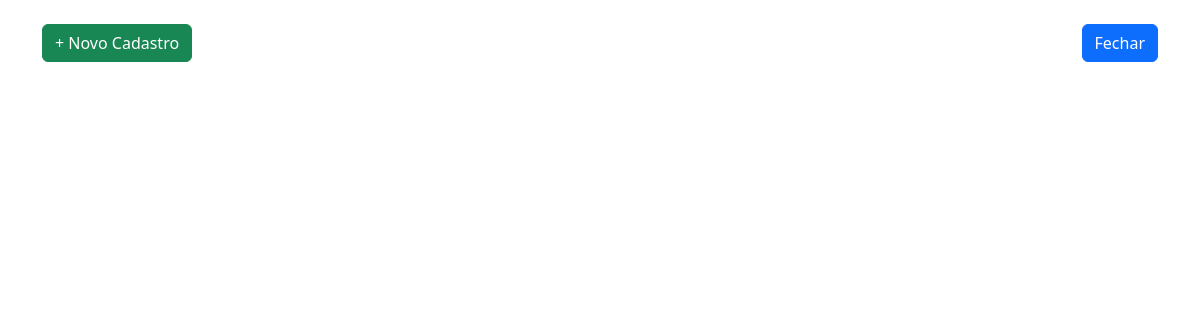
/views/user/viagemView/indexViagem.php, run on an earlier commit of the app's database.
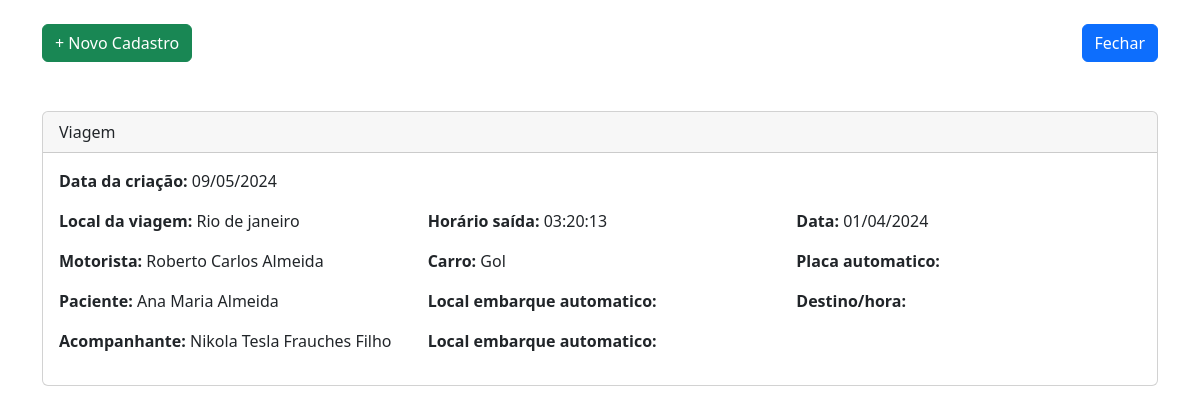
And on a later commit of the database.
### tables this page shows
CREATE TABLE IF NOT EXISTS `viagens` (
  `id` int NOT NULL AUTO_INCREMENT,
  `local_viagem` varchar(80) NOT NULL,
  `destino` varchar(80) NOT NULL,
  `hora_saida` time NOT NULL,
  `data_viagem` date NOT NULL,
  `id_carro` int NOT NULL,
  `id_motorista` int NOT NULL,
  `id_paciente` int NOT NULL,
  `id_acompanhante` int NOT NULL,
  `created` datetime NOT NULL,
  PRIMARY KEY (`id`),
  KEY `id_acompanhante` (`id_acompanhante`),
  KEY `id_carro` (`id_carro`),
  KEY `id_motorista` (`id_motorista`),
  KEY `id_paciente` (`id_paciente`)
);

CREATE TABLE IF NOT EXISTS `motoristas` (
  `id` int NOT NULL AUTO_INCREMENT,
  `nome_motorista` varchar(150) NOT NULL,
  `telefone` varchar(15) NOT NULL,
  `created` datetime NOT NULL,
  `modified` datetime DEFAULT NULL,
  PRIMARY KEY (`id`)
);

CREATE TABLE IF NOT EXISTS `carros` (
  `id` int NOT NULL AUTO_INCREMENT,
  `modelo` varchar(50) NOT NULL,
  `placa` varchar(10) NOT NULL,
  `renavam` varchar(15) NOT NULL,
  `ano` year NOT NULL,
  `cor` varchar(10) NOT NULL,
  `combustivel` varchar(15) NOT NULL,
  `vagas` int NOT NULL,
  `tipo_carro` varchar(80) NOT NULL,
  `marca` varchar(80) NOT NULL,
  `data_vencimento` date DEFAULT NULL,
  `id_seguradora` int NOT NULL,
  `created` datetime NOT NULL,
  `modified` datetime DEFAULT NULL,
  PRIMARY KEY (`id`),
  KEY `id_seguradora` (`id_seguradora`)
);

CREATE TABLE IF NOT EXISTS `pacientes` (
  `id` int NOT NULL AUTO_INCREMENT,
  `nome_paciente` varchar(50) NOT NULL,
  `rg` varchar(11) NOT NULL,
  `cpf` varchar(11) NOT NULL,
  `cns` varchar(20) NOT NULL,
  `celular` varchar(9) NOT NULL,
  `endereco` varchar(50) NOT NULL,
  `numero` varchar(3) NOT NULL,
  `bairro` varchar(50) NOT NULL,
  `cidade` varchar(50) NOT NULL,
  `cep` varchar(8) NOT NULL,
  `embarque` varchar(200) NOT NULL,
  `referencia` varchar(200) DEFAULT NULL,
  `id_situacao` int NOT NULL,
  `id_unidade_usf` int NOT NULL,
  `created` datetime NOT NULL,
  `modified` datetime DEFAULT NULL,
  PRIMARY KEY (`id`),
  KEY `id_situacao` (`id_situacao`),
  KEY `id_unidade_usf` (`id_unidade_usf`)
);

CREATE TABLE IF NOT EXISTS `acompanhantes` (
  `id` int NOT NULL AUTO_INCREMENT,
  `nome_acompanhante` varchar(200) NOT NULL,
  `rg` varchar(20) NOT NULL,
  `cpf` varchar(20) NOT NULL,
  `endereco` varchar(200) NOT NULL,
  `numero` varchar(5) NOT NULL,
  `bairro` varchar(60) NOT NULL,
  `cidade` varchar(60) NOT NULL,
  `cep` varchar(10) NOT NULL,
  `embarque` varchar(200) NOT NULL,
  `referencia` varchar(200) DEFAULT NULL,
  `id_situacao` int NOT NULL,
  `celular` varchar(15) NOT NULL,
  `created` datetime NOT NULL,
  `modified` datetime DEFAULT NULL,
  PRIMARY KEY (`id`),
  KEY `id_situacao` (`id_situacao`)
);

### config/conexao.php (called while the page is built, shortened)
<?php
class Banco
{
    protected $mysqli;
    private function conexao($servidor, $usuario, $senha, $banco)
    {
        try {
            $this->mysqli = new mysqli($servidor, $usuario, $senha, $banco);
        } catch (Exception $e) {
            die($e->getMessage());
        }
    }
    public function getConexao()
    {
        return $this->mysqli;
    }
}
?>

### controllers/Viagem/ViagemListarController.php (called while the page is built)
<?php
require_once (__DIR__ ."/../../models/ViagemModel.php");
class listarViagem
{
    private $listar;
    public function __construct()
    {
        $this->listar = new Viagem();
    }
    public function listarTodos()
    {
        return $this->listar->listarViagens();
    }
}
?>

### models/ViagemModel.php (called while the page is built, shortened)
<?php
require_once (__DIR__ ."/../dao/ViagemDAO.php");
class Viagem extends Banco {
     private $viagemDAO;
    public function __construct()
    {
        $this->viagemDAO= new ViagemDAO();
    }
    public function listarViagens(){
        return $this->viagemDAO->getViagem();
    }
}
?>

### dao/ViagemDao.php (called while the page is built, shortened)
<?php
require_once(__DIR__ . "/../config/conexao.php");
class ViagemDAO {
    protected $conexao;
    public function __construct() {
        $this->conexao = new Banco();
    }
    public function getViagem() {
        try {
            $stmt = $this->conexao->getConexao()->prepare("SELECT v.*, c.modelo, m.nome_motorista,p.nome_paciente,a.nome_acompanhante
                                                           FROM viagens v
                                                           INNER JOIN carros c ON v.id_carro = c.id
                                                           INNER JOIN motoristas m ON v.id_motorista = m.id
                                                           INNER JOIN pacientes p ON v.id_paciente = p.id
                                                           INNER JOIN acompanhantes a ON v.id_acompanhante =a.id
                                                           ORDER BY v.id DESC");
            $stmt->execute();
            $result = $stmt->get_result();
            $pacientes = $result->fetch_all(MYSQLI_ASSOC);
            return $pacientes;
        } catch (Exception $e) {
            echo "Erro ao listar viagem: " . $e->getMessage();
            return [];
        }
    }
}
?>

### views/user/viagemView/indexViagem.php (the view, shortened to what the changed rows need)
<?php
require_once("../../../controllers/Viagem/ViagemListarController.php");
$controller = new listarViagem();
$row = $controller->listarTodos();
?>
<!DOCTYPE html>
<html lang="pt-br">
    <head>
        <link href="https://cdn.jsdelivr.net/npm/bootstrap@5.2.1/dist/css/bootstrap.min.css" rel="stylesheet"
>
    </head>
    <body>
        <div class="container">
            <?php foreach ($row as $value):?>
                <div class="card">
                    <div class="card-header">Viagem</div>
                    <div class="card-body">
                        <div class="row">
                            <div class="col-md-4">
                                <p><strong>Data da criação:</strong> <?php echo date('d/m/Y', strtotime($value['created'])); ?>  </p>
                            </div>
                        </div>
                        <div class="row">
                            <div class="col-md-4">
                                <p><strong>Local da viagem:</strong> <?php echo $value['local_viagem']; ?>  </p>
                            </div>
                            <div class="col-md-4">
                                <p><strong>Horário saída:</strong> <?php echo $value['hora_saida']; ?> </p>
                            </div>
                            <div class="col-md-4">
                                <p><strong>Data:</strong> <?php echo date('d/m/Y', strtotime($value['data_viagem'])); ?> </p>
                            </div>
                        </div>
                        <div class="row">
                            <div class="col-md-4">
                                <p><strong>Motorista:</strong> <?php echo $value['nome_motorista']; ?>  </p>
                            </div>
                            <div class="col-md-4">
                                <p><strong>Carro:</strong> <?php echo $value['modelo']; ?> </p>
                            </div>
                            <div class="col-md-4">
                                <p><strong>Placa automatico:</strong>  </p>
                            </div>
                        </div>
                        <div class="row">
                            <div class="col-md-4">
                                <p><strong>Paciente:</strong> <?php echo $value['nome_paciente']; ?> </p>
                            </div>
                            <div class="col-md-4">
                                <p><strong>Local embarque automatico:</strong> </p>
                            </div>
                            <div class="col-md-4">
                                <p><strong>Destino/hora:</strong>  </p>
                            </div>
                        </div>
                        <div class="row">
                            <div class="col-md-4">
                                <p><strong>Acompanhante:</strong> <?php echo $value['nome_acompanhante']; ?> </p>
                            </div>
                            <div class="col-md-4">
                                <p><strong>Local embarque automatico:</strong> </p>
                            </div>
                        </div>
                    </div>
                </div>
                <br>
                <br>
                <br>
            <?php endforeach; ?>
        </div>
    </body>
</html>

What changed in the data, as far as the page shows it:
added viagens: created "09/05/2024", local_viagem "Rio de janeiro", hora_saida "03:20:13", data_viagem "01/04/2024", id_motorista.nome_motorista "Roberto Carlos Almeida", id_carro.modelo "Gol", id_paciente.nome_paciente "Ana Maria Almeida", id_acompanhante.nome_acompanhante "Nikola Tesla Frauches Filho"
